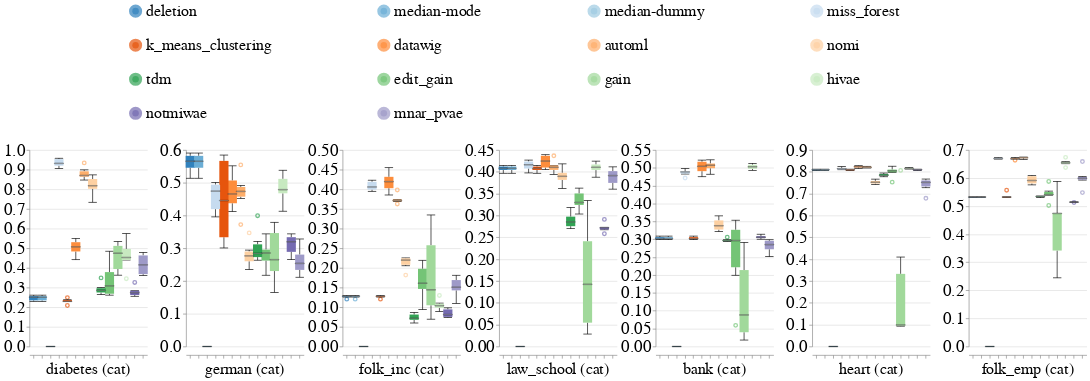

The cell this chart's notebook holds for it:
### Markdown cell above
### Overall Metrics

### Code cell
create_box_plots_for_diff_imputers_and_datasets_for_mixed_exp(train_injection_scenario='MNAR3',
                                                              test_injection_scenario='MNAR3',
                                                              metric_name='f1_score',
                                                              dataset_to_column_name=DATASET_TO_COLUMN_NAME,
                                                              db_client=db_client,
                                                              without_dummy=False)

### Figure 1 — Vega-Lite specification as saved in the notebook (floating-point values rounded to 4 significant figures; data arrays with more than 128 entries replaced by an {"elided": "..."} marker saying what was removed)
{"config": {"view": {"continuousWidth": 400, "continuousHeight": 300, "stroke": null}, "axis": {"labelFontSize": 26, "labelFontWeight": "normal", "titleFontSize": 28, "titleFontWeight": "normal"}, "facet": {"spacing": 5}, "header": {"labelFontSize": 24, "labelOrient": "bottom", "labelPadding": 5, "titleFontSize": 28}, "legend": {"columns": 4, "direction": "horizontal", "labelFontSize": 24, "labelLimit": 400, "orient": "top", "symbolOffset": 150, "symbolStrokeWidth": 10, "titleAnchor": "middle", "titleFontSize": 26, "titleLimit": 300}, "title": {"fontSize": 28}}, "data": {"name": "data-4795e53417b3f502de21616bc4826e2c"}, "mark": {"type": "boxplot", "median": {"stroke": "black", "strokeWidth": 0.7}, "ticks": true}, "encoding": {"color": {"field": "Null_Imputer_Name", "scale": {"scheme": "category20c"}, "sort": ["deletion", "median-mode", "median-dummy", "miss_forest", "k_means_clustering", "datawig", "automl", "nomi", "tdm", "edit_gain", "gain", "hivae", "notmiwae", "mnar_pvae"], "title": null, "type": "nominal"}, "column": {"field": "Extended_Dataset_Name", "sort": {"field": "Dataset_Sequence_Number", "order": "ascending"}, "title": null, "type": "nominal"}, "x": {"axis": {"labels": false}, "field": "Null_Imputer_Name", "sort": ["deletion", "median-mode", "median-dummy", "miss_forest", "k_means_clustering", "datawig", "automl", "nomi", "tdm", "edit_gain", "gain", "hivae", "notmiwae", "mnar_pvae"], "title": null, "type": "nominal"}, "y": {"field": "F1_Score", "scale": {"zero": false}, "title": null, "type": "quantitative"}}, "resolve": {"scale": {"y": "independent"}}, "width": 180, "$schema": "https://vega.github.io/schema/vega-lite/v4.17.0.json", "datasets": {"data-4795e53417b3f502de21616bc4826e2c": {"elided": "588 records"}}}
